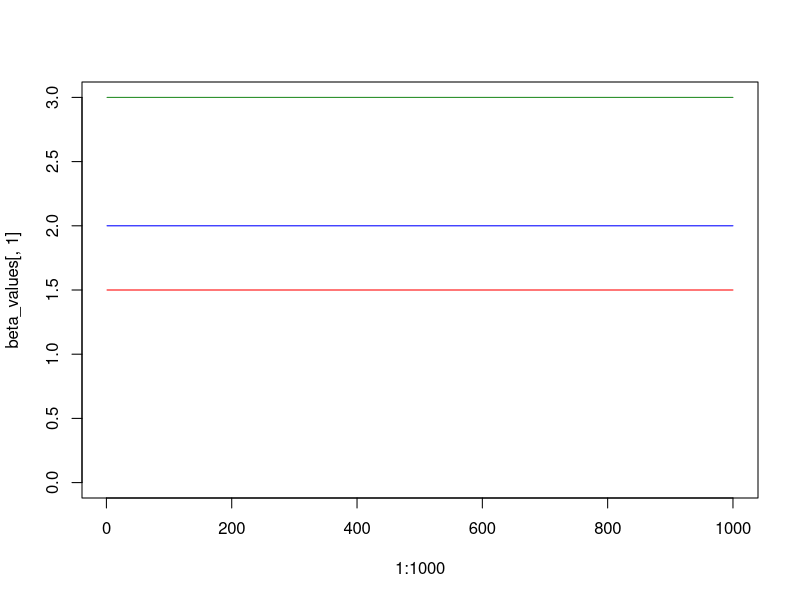
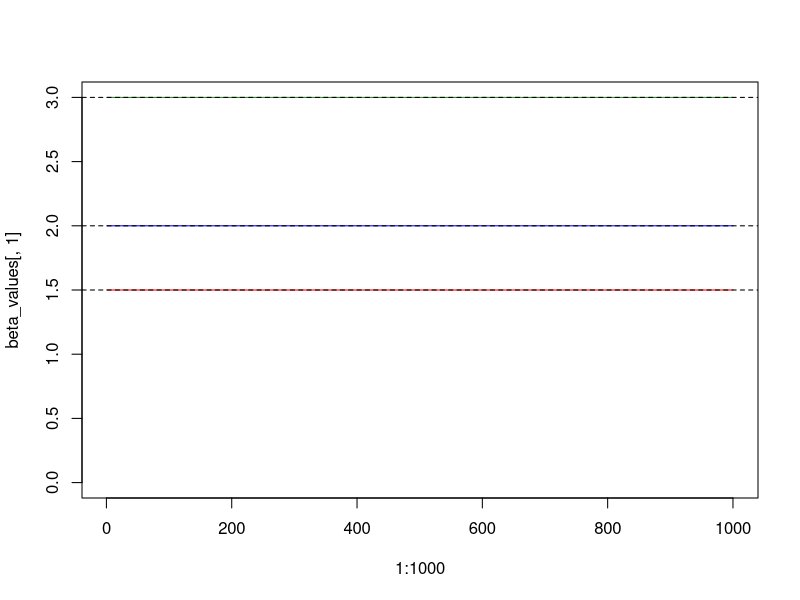

Write the R code that produced these figures, in order.
## ---- chunk 1
set.seed(1)
x1 = rnorm(100)
x2 = rnorm(100)

# Create y according to this equation:
y = (3*x1) + (2 * x2) + 1.5
## ---- chunk 2
beta1 = 3
## ---- chunk 3
a = y - beta1 * x1
beta2 = lm(a~x2)$coef[2]
## ---- chunk 4
a = y - beta2 * x2
beta1 = lm(a~x1)$coef[2]
## ---- chunk 5
beta_values <- matrix(NA, nrow = 1000,ncol = 3)

for (i in 1:1000) {
   a <- y - beta1*x1
   beta2 <- lm(a~x2)$coef[2]
   a <- y - beta2*x2
   fit <- lm(a~x1)
   
   if(i < 1000){
     beta1 = fit$coef[2]
   }
   beta0 <- fit$coef[1]
    
   beta_values[i,1] <- beta0
   beta_values[i,2] <- beta1
   beta_values[i,3] <- beta2
   }


head(beta_values)

plot(1:1000, beta_values[,1], type = "l", ylim = c(0, 
    3), col = "red")
lines(1:1000, beta_values[,2], col = "forestgreen")
lines(1:1000, beta_values[,3], col = "blue")
## ---- chunk 6
lmMod = lm(y ~ x1 + x2)
summary(lmMod)

plot(1:1000, beta_values[,1], type = "l", ylim = c(0, 
    3), col = "red")
lines(1:1000, beta_values[,2], col = "forestgreen")
lines(1:1000, beta_values[,3], col = "blue")
abline(h = lmMod$coefficients[1], lty = "dashed")
abline(h = lmMod$coefficients[2], lty = "dashed")
abline(h = lmMod$coefficients[3], lty = "dashed")
